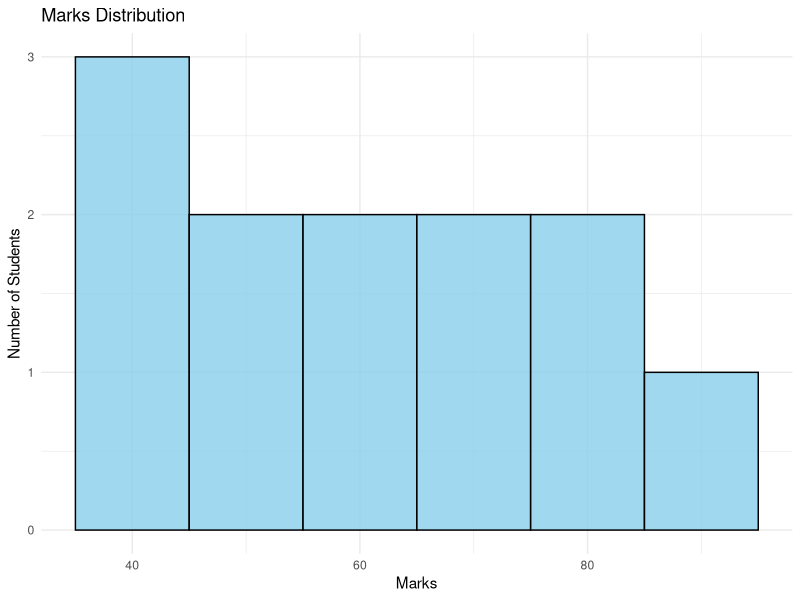

Reproduce this figure in R.
library(ggplot2)

marks_data <- data.frame(
  Marks = c(35, 40, 45, 50, 55, 60, 65, 70, 75, 80, 85, 90)
)

ggplot(marks_data, aes(x = Marks)) +
  geom_histogram(binwidth = 10,
                 fill = "skyblue",
                 color = "black",
                 alpha = 0.8) +
  labs(title = "Marks Distribution",
       x = "Marks",
       y = "Number of Students") +
  theme_minimal()
